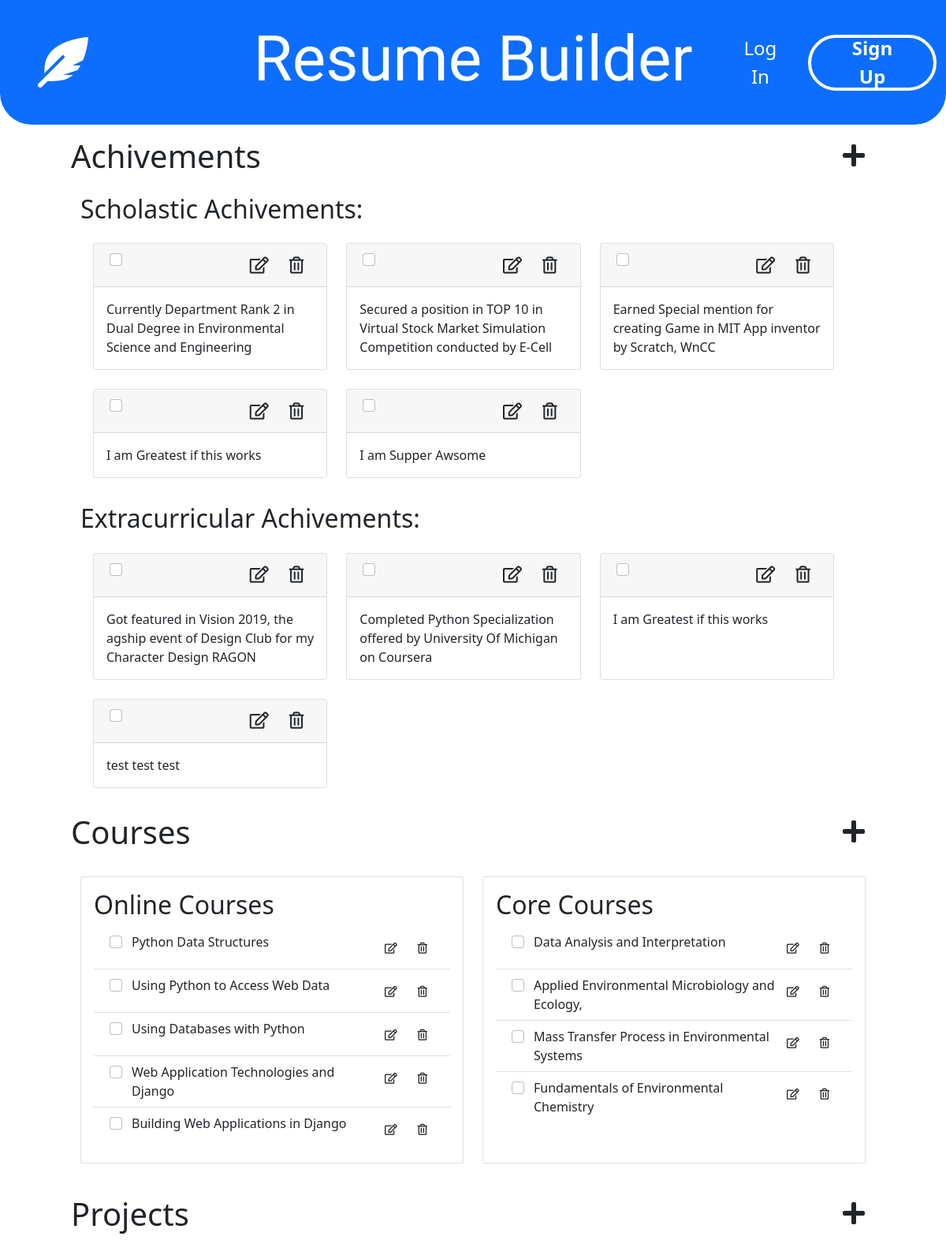
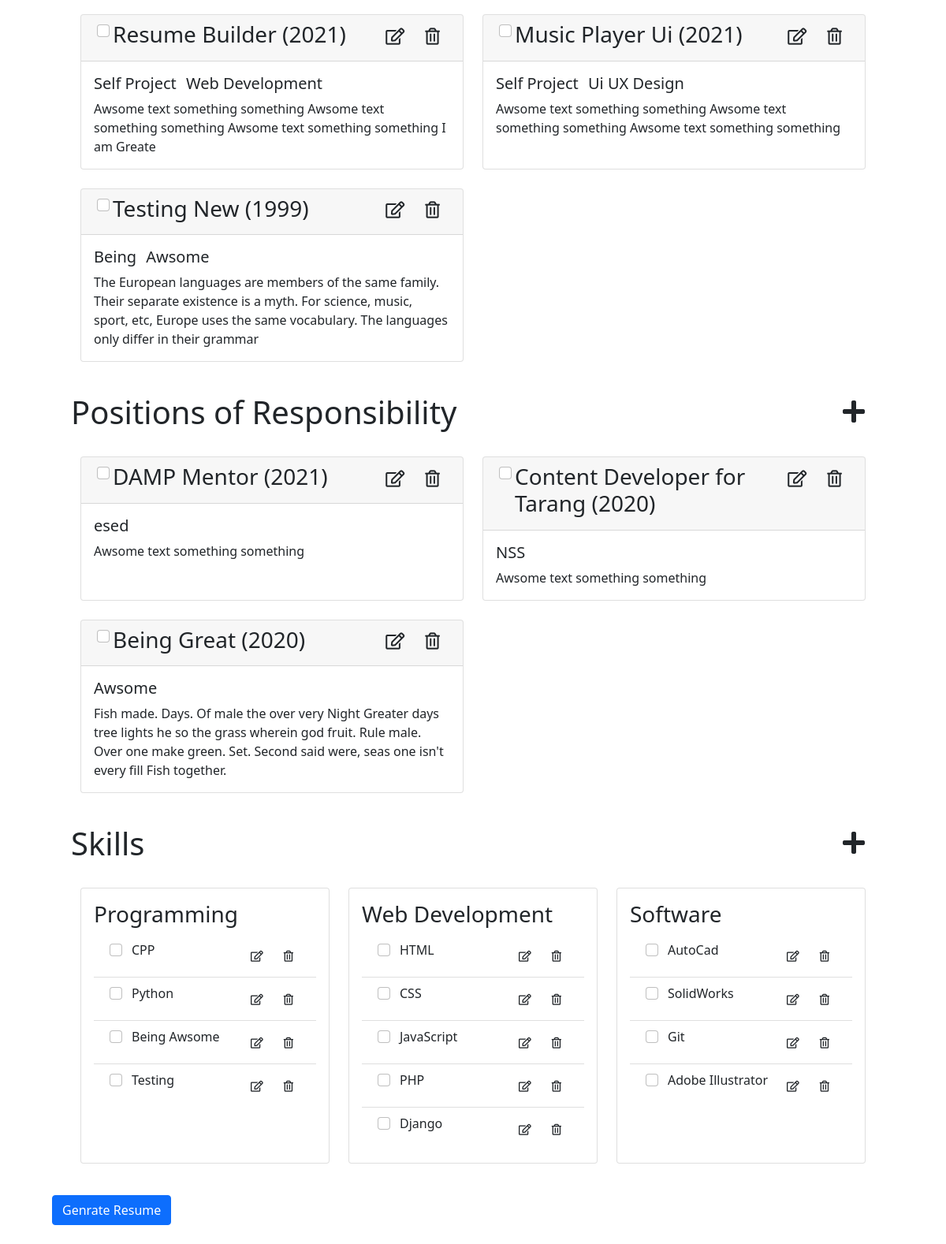
Page /ResBuild/ on the committed database (2 pictures, top to bottom).
### ResBuild/models.py (models this page shows, shortened)
class Achivements(models.Model):
    AchivementName=models.CharField(
         max_length=200,
        help_text='Enter Achivement',
        validators=[MinLengthValidator(2, "Make must be greater than 1 character")]
    )
    AchivementPeriod=models.CharField(
         max_length=200,
        help_text='Enter Achivement Time Period',
        validators=[MinLengthValidator(2, "Make must be greater than 1 character")]
    )
    AchiveType=models.ForeignKey('AchivementTypes', on_delete=models.CASCADE, null=False)

class CourseTypes(models.Model):
    CourseType=models.CharField(
         max_length=200,
        help_text='Enter Course Type',
        validators=[MinLengthValidator(2, "Make must be greater than 1 character")]
    )

class Courses(models.Model):
    CourseName=models.CharField(
         max_length=200,
        help_text='Enter Course Name',
        validators=[MinLengthValidator(2, "Make must be greater than 1 character")]
    )
    CourseType=models.ForeignKey('CourseTypes', on_delete=models.CASCADE, null=False)

class Projects(models.Model):
    ProjectName=models.CharField(
         max_length=200,
        help_text='Enter Prject Name',
        validators=[MinLengthValidator(2, "Make must be greater than 1 character")]
    )
    Tag1=models.CharField(
         max_length=200,
        help_text='Enter Tag 1',
        validators=[MinLengthValidator(2, "Make must be greater than 1 character")]
    )
    Tag2=models.CharField(
         max_length=200,
        help_text='Enter Tag 2',
        validators=[MinLengthValidator(2, "Make must be greater than 1 character")]
    )
    ProjectPeriod=models.CharField(
         max_length=200,
        help_text='Enter Project Time Period',
        validators=[MinLengthValidator(2, "Make must be greater than 1 character")]
    )
    ProjectDesc=models.CharField(
         max_length=200,
        help_text='Enter Project Description',
        validators=[MinLengthValidator(2, "Make must be greater than 1 character")]
    )

class PORs(models.Model):
    PorName=models.CharField(
         max_length=200,
        help_text='Enter POR Name',
        validators=[MinLengthValidator(2, "Make must be greater than 1 character")]
    )
    Tag1=models.CharField(
         max_length=200,
        help_text='Enter Tag 1',
        validators=[MinLengthValidator(2, "Make must be greater than 1 character")]
    )
    PorPeriod=models.CharField(
         max_length=200,
        help_text='Enter Project Time Period',
        validators=[MinLengthValidator(2, "Make must be greater than 1 character")]
    )
    PorDesc=models.CharField(
         max_length=200,
        help_text='Enter POR Description',
        validators=[MinLengthValidator(2, "Make must be greater than 1 character")]
    )

class SkillTypes(models.Model):
    SkillType=models.CharField(
         max_length=200,
        help_text='Enter Course Type',
        validators=[MinLengthValidator(2, "Make must be greater than 1 character")]
    )

class Skills(models.Model):
    SkillName=models.CharField(
         max_length=200,
        help_text='Enter Course Name',
        validators=[MinLengthValidator(2, "Make must be greater than 1 character")]
    )
    SkillType=models.ForeignKey('SkillTypes', on_delete=models.CASCADE, null=False)

### ResBuild/views.py (the view, shortened to what this page needs)
# urls.py: path('',views.IndexView.as_view(),name='Index'),
class IndexView(View):
    def get(self,request):
        achievementids= request.session.get('achievementids',False)
        if (achievementids) : del(request.session['achievementids'])
        courseids= request.session.get('courseids',False)
        if (courseids) : del(request.session['courseids'])
        projectids= request.session.get('projectids',False)
        if (projectids) : del(request.session['projectids'])
        porids= request.session.get('porids',False)
        if (porids) : del(request.session['porids'])
        skillids= request.session.get('skillids',False)
        if (skillids) : del(request.session['skillids'])
        achievements = Achivements.objects.all();
        skilltypes=SkillTypes.objects.all();
        skills=Skills.objects.all();
        coursetypes=CourseTypes.objects.all();
        courses=Courses.objects.all();
        projects=Projects.objects.all();
        pors=PORs.objects.all();
        ctx={
            'achievements':achievements,
            'skilltypes':skilltypes,
            'skills':skills,
            'coursetypes':coursetypes,
            'courses':courses,
            'projects':projects,
            'pors':pors
        }
        return render(request,'ResBuild/HomePage.html',ctx)

### ResBuild/templates/ResBuild/HomePage.html (shortened to what this page needs)
{% extends "base_bootstrap.html" %}
{% block header%}
    <div class=""> {% include 'ResBuild/header.html' %} </div>
{% endblock%}
{% block content %}
<div class='container mb-4'>
    <div class="container">
        <form action="" method="post">
            {% include 'ResBuild/achievements.html' %}
            {% include 'ResBuild/courses.html'%}
            {% include 'ResBuild/projects.html' %}
            {% include 'ResBuild/pors.html' %}
            {% include 'ResBuild/skills.html' %}
            <input type="submit" name="submit" value="Genrate Resume" class="btn btn-primary"/>
        </form>
    </div>
</div>
{% endblock %}

### ResBuild/templates/ResBuild/achievements.html
<div class="container my-3">
<div class="container d-flex justify-content-between">
<h1 class="align-middle flex-fill">Achivements</h1>
<a class="btn" href="{% url 'resForms:AchievementMake' %}"><i class="fa fa-plus fa-2x"></i></a>
</div>
<div class="container ">
{% if achievements %}
    <div class="container my-3">
    <h2> Scholastic Achivements:</h2>
    <div class="p-3 row row-cols-1 row-cols-md-2 row-cols-lg-3 g-4 container">
    {% for achievement in achievements %}
    {% if achievement.AchiveType.pk == 1%}
            <div class="col">
            <div class="card h-100">
            <div class="card-header d-flex justify-content-between">
                <span class="flex-fill d-flex ">
                    <input class="form-check-input m-1" type='checkbox' name='achievementIDs' value='{{achievement.id}}'>
                </span>
                <span class="flex-fill d-flex justify-content-end">
                    <a class="btn" href="{% url 'resForms:AchievementUpdate' achievement.id %}"><i class="far fa-edit fa-lg"></i></a>
                    <a class="btn" href="{% url 'resForms:AchievementDelete' achievement.id %}"><i class="far fa-trash-alt fa-lg"></i></a>
                </span>
            </div>
                <div class="card-body">
                    <p class="card-text">
                    {{achievement.AchivementName}}
                    </p>
                </div>
            </div>
            </div>
     {%endif%}
    {% endfor %}
    </div>
    </div>
    <div class="container my-3">
    <h2> Extracurricular Achivements:</h2>
    <div class=" p-3 row row-cols-1 row-cols-md-2 row-cols-lg-3 g-4 container">
    {% for achievement in achievements %}
    {% if achievement.AchiveType.pk == 2%}
            <div class="col">
            <div class="card h-100">
            <div class="card-header d-flex justify-content-between">
                <span class="flex-fill d-flex ">
                    <input class="form-check-input m-1" type='checkbox' name='achievementIDs' value='{{achievement.id}}'>
                </span>
                <span class="flex-fill d-flex justify-content-end">
                    <a class="btn" href="{% url 'resForms:AchievementUpdate' achievement.id %}"><i class="far fa-edit fa-lg"></i></a>
                    <a class="btn" href="{% url 'resForms:AchievementDelete' achievement.id %}"><i class="far fa-trash-alt fa-lg"></i></a>
                </span>
            </div>
                <div class="card-body">
                    <p class="card-text">
                    {{achievement.AchivementName}}
                    </p>
                </div>
            </div>
            </div>
    {%endif%}
    {% endfor %}
    </div>
    </div>
{% else %}
    <p>No Achivements are available.</p>
{% endif %}
</div>
</div>

### ResBuild/templates/ResBuild/courses.html
<div class="container my-3">
<div class="container d-flex justify-content-between">
<h1 class="align-middle flex-fill">Courses </h1>
<a class="btn" href="{% url 'resForms:CourseMake' %}"><i class="fa fa-plus fa-2x"></i></a>
</div>
{% if courses %}
<div class="container p-4">
    <div class="row row-cols-1 row-cols-md-2 g-4">
        {% for type in coursetypes %}
        <div class="col">
        <div class="card h-100">
        <div class="card-body">
            <h2 class="">{{type.CourseType}}</h2>
            <ul class="list-group list-group-flush ">
                {% for course in courses %}
                {% if course.CourseType.pk == type.pk %}
                    <li class="list-group-item d-flex justify-content-between align-items-start">
                        <span class="d-flex ">
                            <input class="form-check-input m-1" type='checkbox' name='courseIDs' value='{{course.id}}'>
                        </span>
                        <div class="ms-2 me-auto flex-fill">
                            {{course.CourseName}}
                        </div>
                        <span class=" flex-fill d-flex justify-content-end">
                            <a class="btn" href="{% url 'resForms:CourseUpdate' course.id %}"><i class="far fa-edit fa-sm"></i></a>
                            <a class="btn" href="{% url 'resForms:CourseDelete' course.id %}"><i class="far fa-trash-alt fa-sm"></i></a>
                        </span>
                    </li>
                {% endif %}
                {% endfor %}
            </ul>
        </div>
        </div>
        </div>
        {% endfor %}
    </div>
</div>
{% endif %}
</div>

### ResBuild/templates/ResBuild/projects.html
<div class="container my-3">
{% if projects %}
<div class="container d-flex justify-content-between">
    <h1 class="align-middle flex-fill"> Projects </h1>
    <a class="btn" href="{% url 'resForms:ProjectMake' %}"><i class="fa fa-plus fa-2x"></i></a>
</div>
    <div class="container p-4">
    <div class="row row-cols-1 row-cols-md-2 g-4">
    {% for project in projects %}
            <div class="col">
            <div class="card h-100">
            <div class="card-header d-flex justify-content-between">
                 <span class="d-flex">
                    <input class="form-check-input m-1" type='checkbox' name='projectIDs' value='{{project.id}}'>
                 </span>
                <h3 class="card-tittle flex-fill">{{project.ProjectName}} ({{project.ProjectPeriod}})</h3>
                <span class="flex-fill d-flex justify-content-end">
                    <a class="btn" href="{% url 'resForms:ProjectUpdate' project.id %}"><i class="far fa-edit fa-lg"></i></a>
                    <a class="btn" href="{% url 'resForms:ProjectDelete' project.id %}"><i class="far fa-trash-alt fa-lg"></i></a>
                </span>
            </div>
                <div class="card-body">
                    <div class="list-inline">
                        <h5 class="list-inline-item">{{project.Tag1}}</h5>
                        <h5 class="list-inline-item">{{project.Tag2}}</h5>
                    </div>
                    <p class="card-text">
                    {{project.ProjectDesc}}
                    </p>
                </div>
            </div>
            </div>
    {% endfor %}
    </div>
    </div>
{% endif %}
</div>

### ResBuild/templates/ResBuild/pors.html
<div class="container my-3">
{% if pors %}
<div class="container d-flex justify-content-between">
    <h1 class="align-middle flex-fill"> Positions  of Responsibility </h1>
    <a class="btn" href="{% url 'resForms:PorMake' %}"><i class="fa fa-plus fa-2x"></i></a>
</div>
    <div class="container p-4">
    <div class="row row-cols-1 row-cols-md-2 g-4">
    {% for por in pors %}
            <div class="col">
            <div class="card h-100">
            <div class="card-header d-flex justify-content-between ">
                <span class="d-flex ">
                    <input class="form-check-input m-1" type='checkbox' name='porIDs' value='{{por.id}}'>
                 </span>
                <h3 class="card-tittle flex-fill">{{por.PorName}} ({{por.PorPeriod}})</h3>
                <span class="flex-fill d-flex justify-content-end">
                    <a class="btn" href="{% url 'resForms:PorUpdate' por.id %}"><i class="far fa-edit fa-lg"></i></a>
                    <a class="btn" href="{% url 'resForms:PorDelete' por.id %}"><i class="far fa-trash-alt fa-lg"></i></a>
                </span>
            </div>
                <div class="card-body">
                    <div class="row">
                    <div class="list-inline">
                    <h5 class="list-inline-item">{{por.Tag1}}</h5>
                    </div>
                    </div>
                    <p class="card-text">
                    {{por.PorDesc}}
                    </p>
                </div>
            </div>
            </div>
    {% endfor %}
    </div>
    </div>
{% endif %}
</div>

### ResBuild/templates/ResBuild/skills.html
<div class="container my-3">
<div class="container d-flex justify-content-between">
    <h1 class="align-middle flex-fill">Skills </h1>
    <a class="btn" href="{% url 'resForms:SkillMake' %}"><i class="fa fa-plus fa-2x"></i></a>
</div>
{% if skills %}
<div class="container p-4">
    <div class="row row-cols-1 row-cols-md-3 g-4">
    {% for type in skilltypes %}
        <div class="col">
        <div class="card h-100">
        <div class="card-body">
            <h3>{{type.SkillType}}</h3>
            <ul class="list-group list-group-flush ">
                {% for skill in skills %}
                {% if skill.SkillType.pk == type.pk %}
                        <li class="list-group-item d-flex justify-content-between align-items-start">
                             <span class="d-flex ">
                                <input class="form-check-input m-1" type='checkbox' name='skillIDs' value='{{skill.id}}'>
                            </span>
                            <div class="ms-2 me-auto flex-fill">
                                {{skill.SkillName}}
                            </div>
                            <span class="flex-fill d-flex justify-content-end">
                            <a class="btn" href="{% url 'resForms:SkillUpdate' skill.id %}"><i class="far fa-edit fa-sm"></i></a>
                            <a class="btn" href="{% url 'resForms:SkillDelete' skill.id %}"><i class="far fa-trash-alt fa-sm"></i></a>
                            </span>
                        </li>
                {% endif %}
                {% endfor %}
            </ul>
        </div>
        </div>
        </div>
        {% endfor %}
    </div>
</div>
{% endif %}
</div>

### rows in the picture
Achivements: AchivementName "Currently Department Rank 2 in Dual Degree in Environmental Science and Engineering"
Achivements: AchivementName "Secured a position in TOP 10 in Virtual Stock Market Simulation Competition conducted by E-Cell"
Achivements: AchivementName "Earned Special mention for creating Game in MIT App inventor by Scratch, WnCC"
Achivements: AchivementName "I am Greatest if this works"
Achivements: AchivementName "I am Supper Awsome"
Achivements: AchivementName "Got featured in Vision 2019, the agship event of Design Club for my Character Design RAGON"
Achivements: AchivementName "Completed Python Specialization offered by University Of Michigan on Coursera"
Achivements: AchivementName "I am Greatest if this works"
Achivements: AchivementName "test test test"
CourseTypes: CourseType "Online Courses"
Courses: CourseName "Python Data Structures"
Courses: CourseName "Using Python to Access Web Data"
Courses: CourseName "Using Databases with Python"
Courses: CourseName "Web Application Technologies and Django"
Courses: CourseName "Building Web Applications in Django"
CourseTypes: CourseType "Core Courses"
Courses: CourseName "Data Analysis and Interpretation"
Courses: CourseName "Applied Environmental Microbiology and Ecology,"
Courses: CourseName "Mass Transfer Process in Environmental Systems"
Courses: CourseName "Fundamentals of Environmental Chemistry"
Projects: ProjectName "Resume Builder", ProjectPeriod "2021", Tag1 "Self Project", Tag2 "Web Development", ProjectDesc "Awsome text something something Awsome text something something Awsome text something something I am Greate"
Projects: ProjectName "Music Player Ui", ProjectPeriod "2021", Tag1 "Self Project", Tag2 "Ui UX Design", ProjectDesc "Awsome text something something Awsome text something something Awsome text something something"
Projects: ProjectName "Testing New", ProjectPeriod "1999", Tag1 "Being", Tag2 "Awsome", ProjectDesc "The European languages are members of the same family. Their separate existence is a myth. For science, music, sport, etc, Europe uses the same vocabulary. The languages only differ in their grammar"
PORs: PorName "DAMP Mentor", PorPeriod "2021", Tag1 "esed", PorDesc "Awsome text something something"
PORs: PorName "Content Developer for Tarang", PorPeriod "2020", Tag1 "NSS", PorDesc "Awsome text something something"
PORs: PorName "Being Great", PorPeriod "2020", Tag1 "Awsome", PorDesc "Fish made. Days. Of male the over very Night Greater days tree lights he so the grass wherein god fruit. Rule male. Over one make green. Set. Second said were, seas one isn't every fill Fish together."
SkillTypes: SkillType "Programming"
Skills: SkillName "CPP"
Skills: SkillName "Python"
Skills: SkillName "Being Awsome"
Skills: SkillName "Testing"
SkillTypes: SkillType "Web Development"
Skills: SkillName "HTML"
Skills: SkillName "CSS"
Skills: SkillName "JavaScript"
Skills: SkillName "PHP"
Skills: SkillName "Django"
SkillTypes: SkillType "Software"
Skills: SkillName "AutoCad"
Skills: SkillName "SolidWorks"
Skills: SkillName "Git"
Skills: SkillName "Adobe Illustrator"
